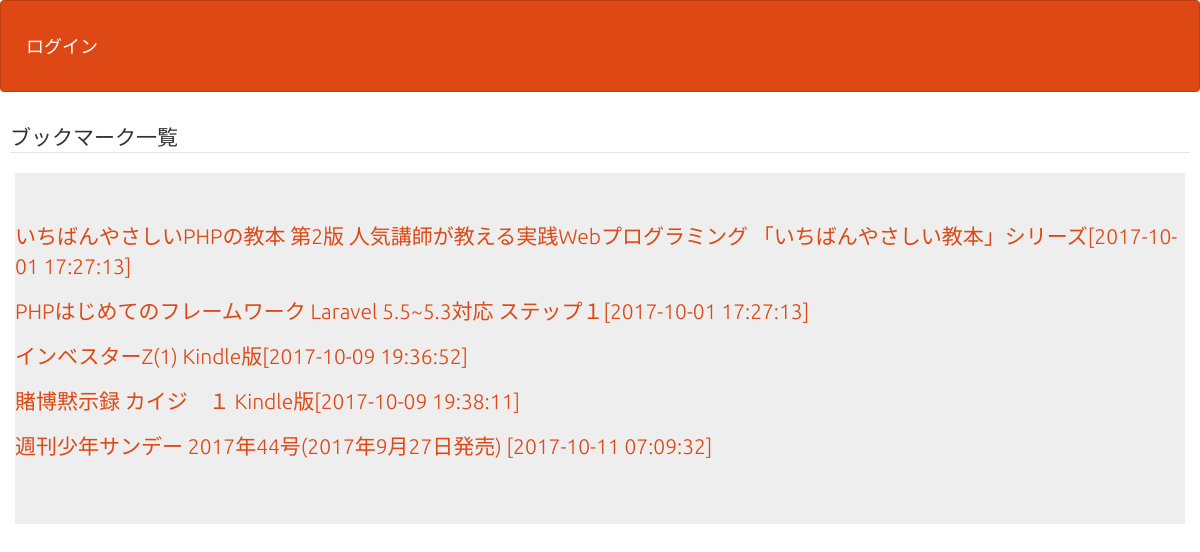
The page / on the database its author committed.
### tables this page shows
CREATE TABLE IF NOT EXISTS `gs_bm_table` (
`id` int(12) NOT NULL,
  `b_name` varchar(64) NOT NULL,
  `b_url` text NOT NULL,
  `b_comment` text NOT NULL,
  `img_url` text NOT NULL,
  `t_time` datetime NOT NULL
);

### functions.php (called while the page is built, shortened)
<?php
function h($str){
  return htmlspecialchars($str, ENT_QUOTES, "UTF-8");
}
?>

### index.php (the view, shortened to what this page needs)
<?php
include("functions.php");
$pdo = db_con();
$stmt = $pdo->prepare("SELECT * FROM gs_bm_table");
$status = $stmt->execute();
$view="";
if($status==false){
  queryError($stmt);
}else{
  while( $result = $stmt->fetch(PDO::FETCH_ASSOC)){
    $view .= '<p>';
    $view .= '<a href="detail.php?id='.$result["id"].'">';
    $view .= h($result["b_name"])."[".h($result["t_time"])."]";
    $view .= '</a>　';
    $view .= '</p>';
  }
}
?>
<!DOCTYPE html>
<html lang="jp">
<head>
    <link rel="stylesheet" href="css/bootstrap.min.css">
</head>
<body id="main">
   <header>
            <nav class="navbar navbar-default">
                <div class="container-fluid">
                    <div class="navbar-header">
                        <a class="navbar-brand" href="login.php">ログイン</a>
                    </div>
                </div>
            </nav>
   </header>
<div>
       <legend>ブックマーク一覧</legend>
    <div class="container jumbotron"><?=$view?></div>
  </div>
</body>
</html>

### index.php (style rules this page uses)
div { padding: 10px; font-size: 16px; }

### rows shown on the page
gs_bm_table: value "いちばんやさしいPHPの教本 第2版 人気講師が教える実践Webプログラミング 「いちばんやさしい教本」シリーズ[2017-10-01 17:27:13]"
gs_bm_table: value "PHPはじめてのフレームワーク Laravel 5.5~5.3対応 ステップ１[2017-10-01 17:27:13]"
gs_bm_table: value "インベスターZ(1) Kindle版[2017-10-09 19:36:52]"
gs_bm_table: value "賭博黙示録 カイジ １ Kindle版[2017-10-09 19:38:11]"
gs_bm_table: value "週刊少年サンデー 2017年44号(2017年9月27日発売) [2017-10-11 07:09:32]"
